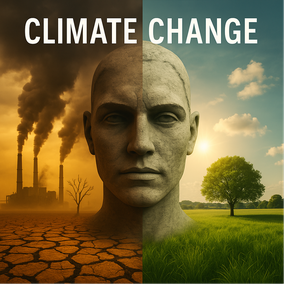
#> input picture climate1.png, 284 x 284 px, shrunk from 904 x 904 before the run
$ python create_faded_images.py
#> lines starting #> are read from the running program, lines starting #| are printed output that depends on the picture
#!/usr/bin/env python3
"""
Script to create faded versions of images
Creates light, medium, and heavy fade versions of specified images
"""

from PIL import Image, ImageEnhance
import os

def create_faded_image(input_path, output_path, opacity=0.6, brightness=1.1):
    """
    Create a faded version of an image

    Args:
        input_path: Path to the original image
        output_path: Path where faded image will be saved
        opacity: Opacity level (0.0 to 1.0)
        brightness: Brightness adjustment (1.0 = original)
    """
#> called with input_path = 'climate1.png', output_path = 'climate1_faded_light.png', opacity = 0.8, brightness = 1.1
    try:
        # Open the image
        with Image.open(input_path) as img:
            # Convert to RGBA if not already
#> img is the input picture: PIL image 284x284 RGBA; mean R, G, B, A 115.4, 99.4, 54.8, 254.5
            if img.mode != 'RGBA':
                img = img.convert('RGBA')

            # Adjust brightness
            enhancer = ImageEnhance.Brightness(img)
            img = enhancer.enhance(brightness)
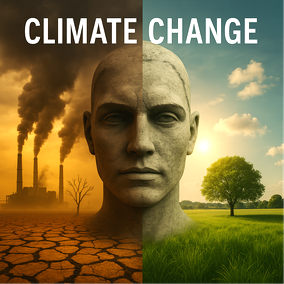
#> img: PIL image 284x284 RGBA; mean R, G, B, A 125.2, 108.3, 59.5, 254.5; transparent parts drawn white

            # Create a white overlay for fade effect
            overlay = Image.new('RGBA', img.size, (255, 255, 255, int(255 * (1 - opacity))))

            # Composite the images
            faded_img = Image.alpha_composite(img, overlay)
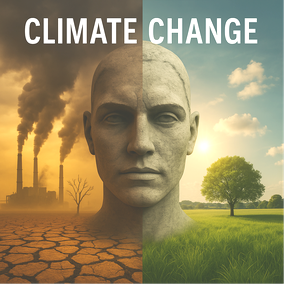
#> faded_img: PIL image 284x284 RGBA; mean R, G, B, A 150.7, 137.2, 97.9, 254.6; transparent parts drawn white

            # Save the result
            faded_img.save(output_path, 'PNG')
            print(f"Created faded image: {output_path}")

    except FileNotFoundError:
        print(f"Error: Could not find image file {input_path}")
    except Exception as e:
        print(f"Error processing {input_path}: {str(e)}")

def main():
    """Main function to create faded versions of specified images"""

    # List of images to process
    images = [
        'climate1.png',
        'photo_graph.png',
        'photo_graph2.png'
    ]

    # Fade configurations: (suffix, opacity, brightness)
    fade_configs = [
        ('_faded_light', 0.8, 1.1),
        ('_faded_medium', 0.6, 1.05),
        ('_faded_heavy', 0.4, 1.1)
    ]

    for image_file in images:
        if os.path.exists(image_file):
            print(f"\nProcessing {image_file}...")

            # Get the base name without extension
            base_name = os.path.splitext(image_file)[0]

            # Create different fade versions
            for suffix, opacity, brightness in fade_configs:
                output_file = f"{base_name}{suffix}.png"
                create_faded_image(image_file, output_file, opacity, brightness)
        else:
            print(f"Warning: {image_file} not found in current directory")
#> pass 2 of the loop in main, `for image_file in images:`:
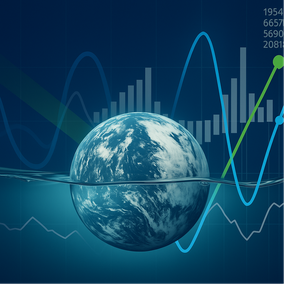
#> input picture photo_graph.png, 284 x 284 px, shrunk from 904 x 904 before the run
#> in create_faded_image, img is the input picture: PIL image 284x284 RGBA; mean R, G, B, A 16.2, 67.9, 97.2, 254.5
#> in create_faded_image (call 4), `faded_img = Image.alpha_composite(img, overlay)`:
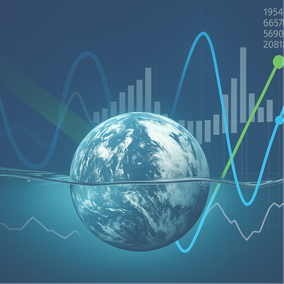
#> faded_img: PIL image 284x284 RGBA; mean R, G, B, A 64.3, 109.8, 135.6, 254.6; transparent parts drawn white
#> pass 3 of the loop in main, `for image_file in images:`:
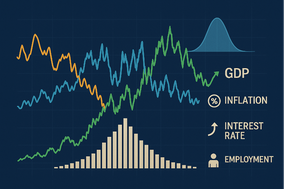
#> input picture photo_graph2.png, 284 x 189 px, shrunk from 904 x 602 before the run
#> in create_faded_image, img is the input picture: PIL image 284x189 RGBA; mean R, G, B, A 25.4, 51.3, 73.5, 254.8
#> overlay: PIL image 284x189 RGBA
#> in create_faded_image (call 7), `faded_img = Image.alpha_composite(img, overlay)`:
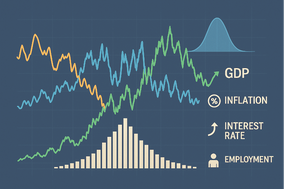
#> faded_img: PIL image 284x189 RGBA; mean R, G, B, A 72.2, 94.8, 114.6, 254.8; transparent parts drawn white

    print("\nFaded image creation completed!")
    print("\nCSS classes have been added to styles.css:")
    print("- .faded-light (80% opacity)")
    print("- .faded-medium (60% opacity)")
    print("- .faded-heavy (40% opacity)")
    print("- .faded-image (60% opacity with hover effect)")
    print("- .fade-overlay (gradient overlay effect)")

if __name__ == "__main__":
    main()
